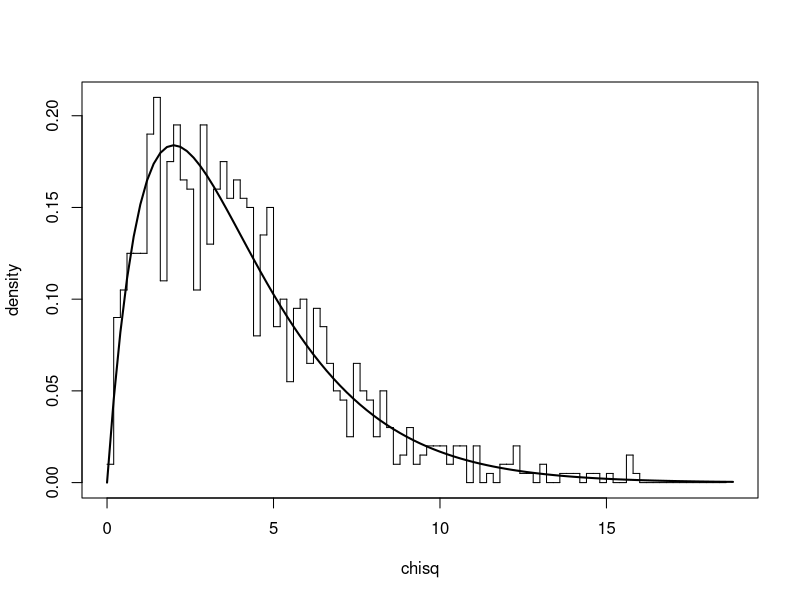
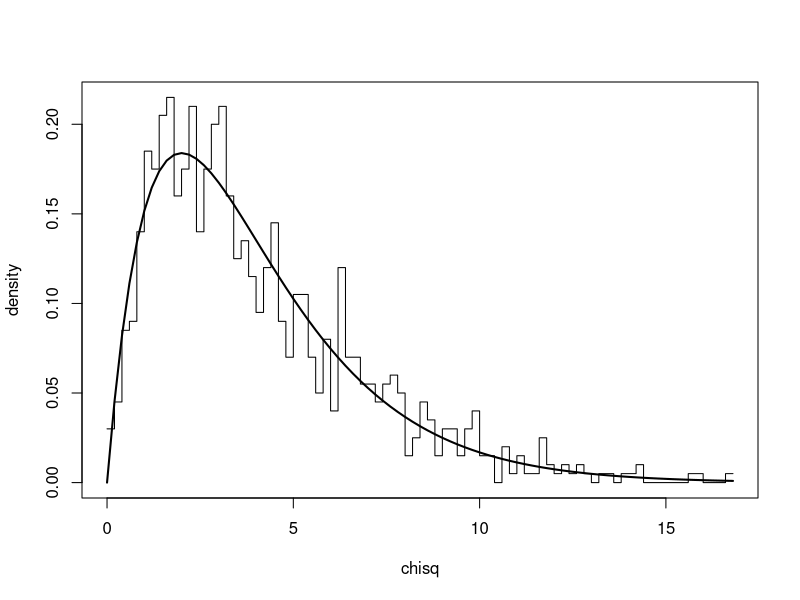

Write R code to recreate these figures, in order.
## ---- chunk 1
n <- 1000
m <- 5
dof <- m - 1
chisq <- rchisq(n, dof)
h <- hist(chisq, breaks = 100, plot = FALSE)
plot(h$breaks, dchisq(h$breaks, dof), type = "l", lwd = 2, xlab = "chisq", ylab = "density", ylim = c(0, max(h$density)))
lines(stepfun(h$breaks, c(NA, h$density, NA), f = 0), do.points = FALSE)
## ---- chunk 2
n <- 1000
m <- 5
dof <- m - 1
chisq <- rchisq(n, dof)
h <- hist(chisq, breaks = 100, plot = FALSE)
plot(c(h$breaks[1], rep(h$breaks[2:(length(h$breaks)-1)], each = 2),
       h$breaks[length(h$breaks)]), rep(h$density, each = 2),
  xlab = "chisq", ylab = "density", type="l")
lines(h$breaks, dchisq(h$breaks, dof), lw = 2)
